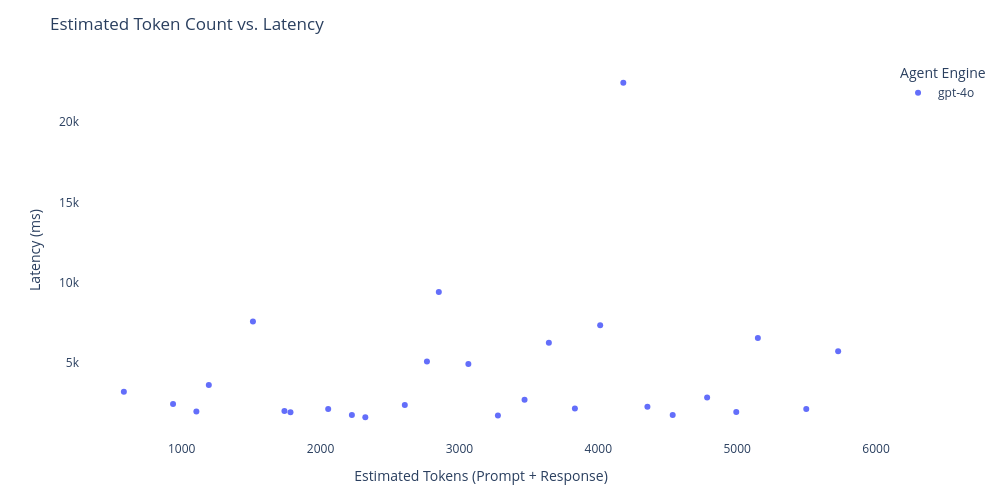

Notebook cell for this chart:
### Code cell
import plotly.express as px

# Step 1: Copy and prep
df_tokens = df_engine_expanded.copy()
df_tokens["model"] = df_tokens["provider_id"].map({
    1: "mock-llm",
    2: "gpt-4o",
    3: "gemini-1.5-pro",
    4: "claude-3-sonnet",
})

# Step 2: Extract/compute approx_tokens
def extract_prompt_response(row):
    try:
        input_data = json.loads(row["input"]) if isinstance(row["input"], str) else {}
        output_data = json.loads(row["output"]) if isinstance(row["output"], str) else {}
        prompt_text = input_data.get("prompt", {}).get("prompt", "")
        response_text = output_data.get("response", "")
        return pd.Series({
            "input_words": len(prompt_text.split()),
            "output_words": len(response_text.split())
        })
    except Exception:
        return pd.Series({"input_words": 0, "output_words": 0})

df_tokens[["input_words", "output_words"]] = df_tokens.apply(extract_prompt_response, axis=1)
df_tokens["approx_tokens"] = (df_tokens["input_words"] + df_tokens["output_words"]) * 1.4

# Step 3: Filter for valid rows
df_tokens = df_tokens.dropna(subset=["latency_ms", "approx_tokens", "model"])
df_tokens = df_tokens[df_tokens["latency_ms"] > 0]

# Step 4: Plot
fig = px.scatter(
    df_tokens,
    x="approx_tokens",
    y="latency_ms",
    color="model",
    title="Estimated Token Count vs. Latency",
    labels={
        "approx_tokens": "Estimated Tokens (Prompt + Response)",
        "latency_ms": "Latency (ms)",
        "model": "Agent Engine"
    },
    hover_data=["file_name", "run_id"]
)

fig.update_layout(
    width=1000,
    height=500,
    plot_bgcolor="white",
    margin=dict(t=60, b=60)
)

fig.show()

### Figure 1 — Plotly figure (JSON) as saved in the notebook; plotly's stock layout.template omitted (floating-point values rounded to 4 significant figures)
{"data": [{"customdata": [["C:\\Repos\\codecritic\\extensions\\d3a0ce47-4c04-4e2d-b81f-8d42665c46e2.py", "472b2f58-3485-439a-a3c2-304d423ebb9b"], ["C:\\Repos\\codecritic\\extensions\\d3a0ce47-4c04-4e2d-b81f-8d42665c46e2.py", "eda9031a-ebd1-4be6-9993-ccf9c13846a8"], ["C:\\Repos\\codecritic\\extensions\\d3a0ce47-4c04-4e2d-b81f-8d42665c46e2.py", "81a8128b-8011-4df0-92b8-9309342ffd9a"], ["C:\\Repos\\codecritic\\extensions\\d3a0ce47-4c04-4e2d-b81f-8d42665c46e2.py", "1c3789fe-dbcf-4c2a-8ec2-0c82fad44d55"], ["C:\\Repos\\codecritic\\extensions\\d3a0ce47-4c04-4e2d-b81f-8d42665c46e2.py", "b78462e5-5a95-4817-a9f5-d7aeb1681c34"], ["C:\\Repos\\codecritic\\extensions\\d3a0ce47-4c04-4e2d-b81f-8d42665c46e2.py", "4ce2e17a-c622-4bc4-aa92-6e03c34e9fc2"], ["C:\\Repos\\codecritic\\extensions\\d3a0ce47-4c04-4e2d-b81f-8d42665c46e2.py", "68e2a148-f800-47b5-a630-d42f3f8af861"], ["C:\\Repos\\codecritic\\extensions\\d3a0ce47-4c04-4e2d-b81f-8d42665c46e2.py", "23cb0a58-38b2-41e1-aead-6d88276007fc"], ["C:\\Repos\\codecritic\\extensions\\d3a0ce47-4c04-4e2d-b81f-8d42665c46e2.py", "5856d878-a657-450a-b40d-2489ccf51658"], ["C:\\Repos\\codecritic\\extensions\\d3a0ce47-4c04-4e2d-b81f-8d42665c46e2.py", "6f33fde7-d3b8-482b-8089-91e8161ff664"], ["C:\\Repos\\codecritic\\extensions\\d3a0ce47-4c04-4e2d-b81f-8d42665c46e2.py", "ddc2e1ee-8056-42b1-a6fe-f8daf79bf13c"], ["C:\\Repos\\codecritic\\extensions\\d3a0ce47-4c04-4e2d-b81f-8d42665c46e2.py", "46d542aa-cccc-44af-83bf-4d643aee21c0"], ["C:\\Repos\\codecritic\\extensions\\d3a0ce47-4c04-4e2d-b81f-8d42665c46e2.py", "3448c31d-a92f-4f24-9299-4b35cb1392a6"], ["C:\\Repos\\codecritic\\extensions\\d3a0ce47-4c04-4e2d-b81f-8d42665c46e2.py", "64194480-c4c1-4606-8ee1-4acdc99cf27a"], ["C:\\Repos\\codecritic\\extensions\\d3a0ce47-4c04-4e2d-b81f-8d42665c46e2.py", "239af749-52fa-4803-a752-cfce2f2d8ee8"], ["C:\\Repos\\codecritic\\extensions\\d3a0ce47-4c04-4e2d-b81f-8d42665c46e2.py", "1c22e7f5-f691-43af-80f3-6dbf56ebbfdc"], ["C:\\Repos\\codecritic\\extensions\\d3a0ce47-4c04-4e2d-b81f-8d42665c46e2.py", "e1e3ef1c-b7cb-4e63-aae5-286170792e5e"], ["C:\\Repos\\codecritic\\extensions\\d3a0ce47-4c04-4e2d-b81f-8d42665c46e2.py", "254b45e1-f8eb-4151-9c3b-e787a82a51aa"], ["C:\\Repos\\codecritic\\extensions\\d3a0ce47-4c04-4e2d-b81f-8d42665c46e2.py", "342193c7-d97b-475d-bb76-8490500cf39a"], ["C:\\Repos\\codecritic\\extensions\\d3a0ce47-4c04-4e2d-b81f-8d42665c46e2.py", "51f51877-7fb7-47a6-8808-85738b975345"], ["C:\\Repos\\codecritic\\extensions\\d3a0ce47-4c04-4e2d-b81f-8d42665c46e2.py", "60935fdf-b8b1-4f02-9ebc-52ae9670bee2"], ["C:\\Repos\\codecritic\\extensions\\d3a0ce47-4c04-4e2d-b81f-8d42665c46e2.py", "7f1da221-31ad-4ac1-8183-d86ad17eac37"], ["C:\\Repos\\codecritic\\extensions\\d3a0ce47-4c04-4e2d-b81f-8d42665c46e2.py", "c786b10a-11ab-4570-a47d-c81d7f7d4359"], ["C:\\Repos\\codecritic\\extensions\\d3a0ce47-4c04-4e2d-b81f-8d42665c46e2.py", "867252d0-1755-4ad7-81e8-831fb2eebd60"], ["C:\\Repos\\codecritic\\extensions\\d3a0ce47-4c04-4e2d-b81f-8d42665c46e2.py", "18e2ec81-2edd-49b9-9f33-fa9071777a61"], ["C:\\Repos\\codecritic\\extensions\\d3a0ce47-4c04-4e2d-b81f-8d42665c46e2.py", "621f86f1-9499-4fb1-a120-a56f51f6f700"], ["C:\\Repos\\codecritic\\extensions\\d3a0ce47-4c04-4e2d-b81f-8d42665c46e2.py", "dd49374c-ca8a-43a0-a4b5-a6b0a40f18fb"]], "hovertemplate": "Agent Engine=gpt-4o<br>Estimated Tokens (Prompt + Response)=%{x}<br>Latency (ms)=%{y}<br>file_name=%{customdata[0]}<br>run_id=%{customdata[1]}<extra></extra>", "legendgroup": "gpt-4o", "marker": {"color": "#636efa", "symbol": "circle"}, "mode": "markers", "name": "gpt-4o", "orientation": "v", "showlegend": true, "type": "scatter", "x": [583.8, 938.0, 1106.0, 1196.0, 1513.0, 1740.0, 1784.0, 2055.0, 2226.0, 2323.0, 2607.0, 2766.0, 2852.0, 3065.0, 3277.0, 3469.0, 3644.0, 3832.0, 4014.0, 4180.0, 4354.0, 4536.0, 4784.0, 4994.0, 5149.0, 5498.0, 5727.0], "xaxis": "x", "y": [3219, 2462, 1990, 3631, 7587, 2021, 1950, 2148, 1773, 1632, 2387, 5105, 9432, 4942, 1746, 2728, 6270, 2178, 7352, 22444, 2288, 1771, 2855, 1955, 6566, 2143, 5736], "yaxis": "y"}], "layout": {"height": 500, "legend": {"title": {"text": "Agent Engine"}, "tracegroupgap": 0}, "margin": {"b": 60, "t": 60}, "plot_bgcolor": "white", "title": {"text": "Estimated Token Count vs. Latency"}, "width": 1000, "xaxis": {"anchor": "y", "domain": [0, 1], "title": {"text": "Estimated Tokens (Prompt + Response)"}}, "yaxis": {"anchor": "x", "domain": [0, 1], "title": {"text": "Latency (ms)"}}}}
